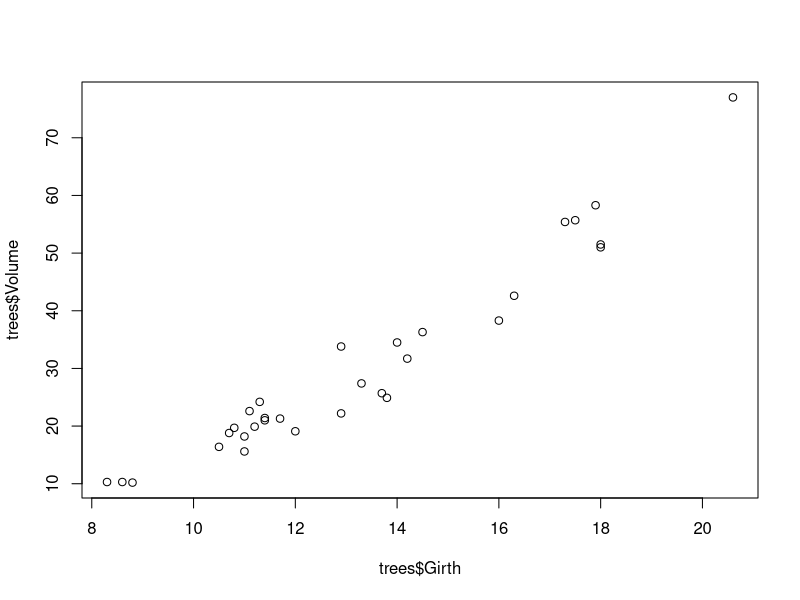
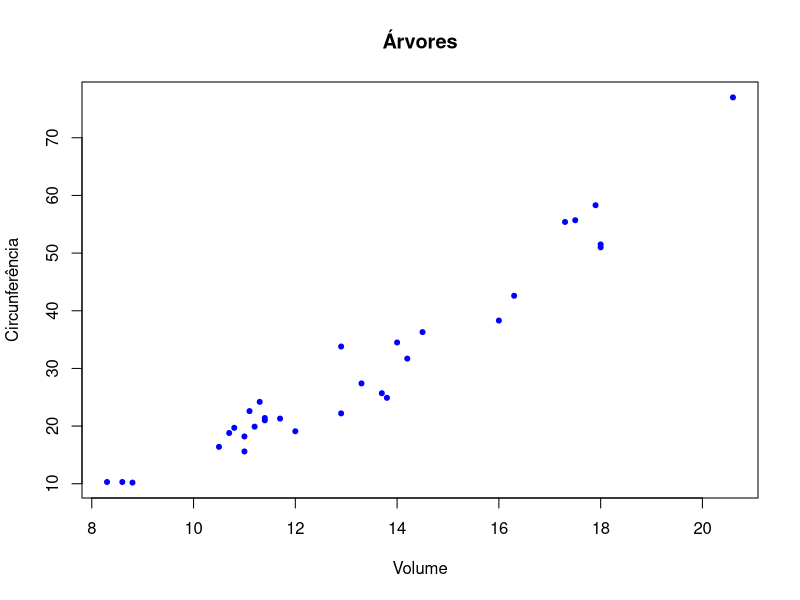
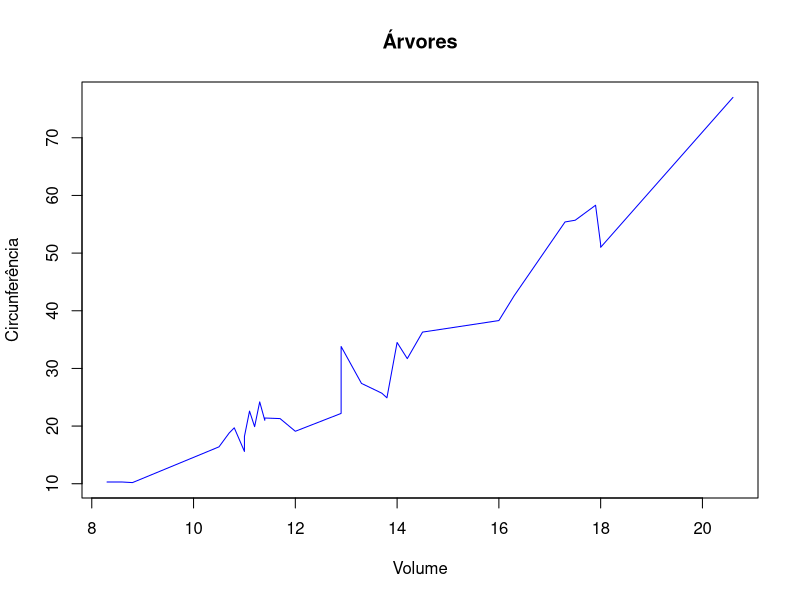
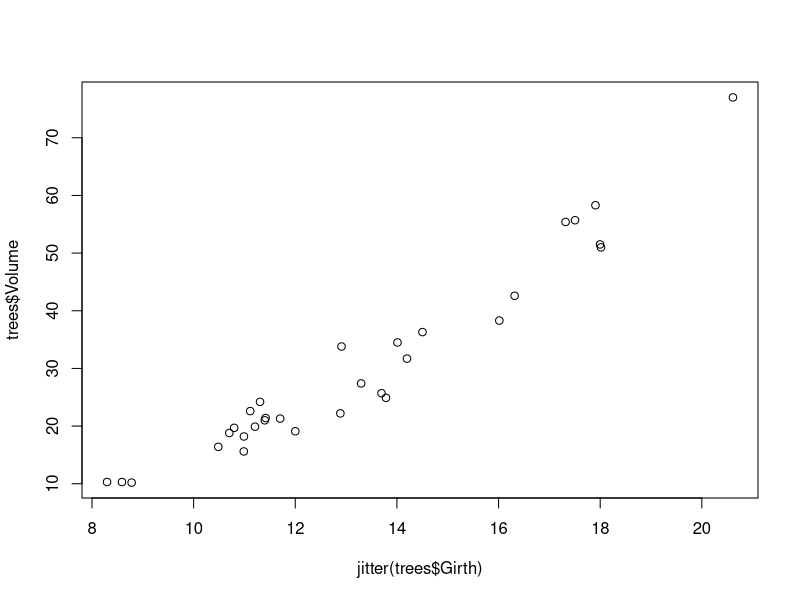

Source code (R) for these figures, in order:
library(ggplot2)

# Usar dados tree do R
trees

# Gráficos de dispersão
# simples
plot(trees$Girth, trees$Volume) 

# Mudando elementos
plot(trees$Girth, trees$Volume, ylab='Circunferência', xlab='Volume',
     col='blue', main='Árvores', pch=20)

# Usando linhas
plot(trees$Girth, trees$Volume, ylab='Circunferência', xlab='Volume',
     col='blue', main='Árvores', pch=20, type='l')


#Tratando a sobreposição
plot(jitter(trees$Girth), trees$Volume) # Dá um pequeno deslocamento nos pontos
